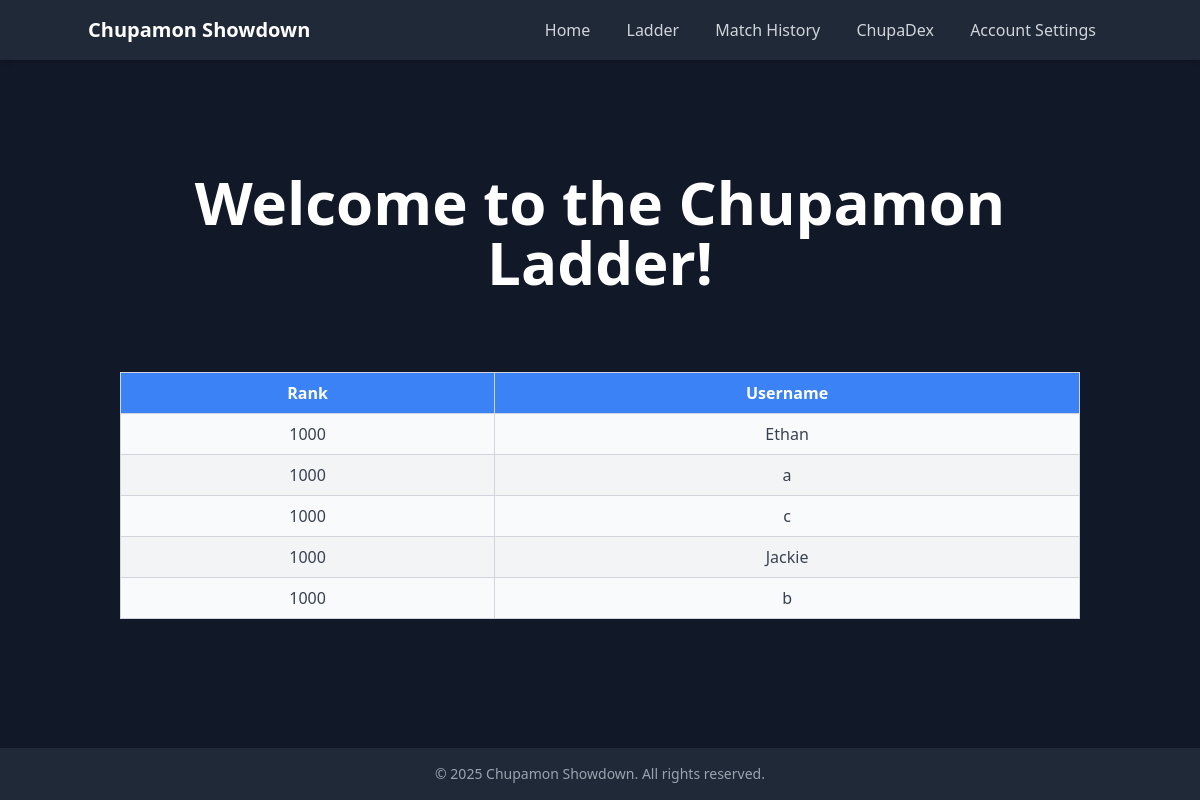
The app's page /ladder, older data.
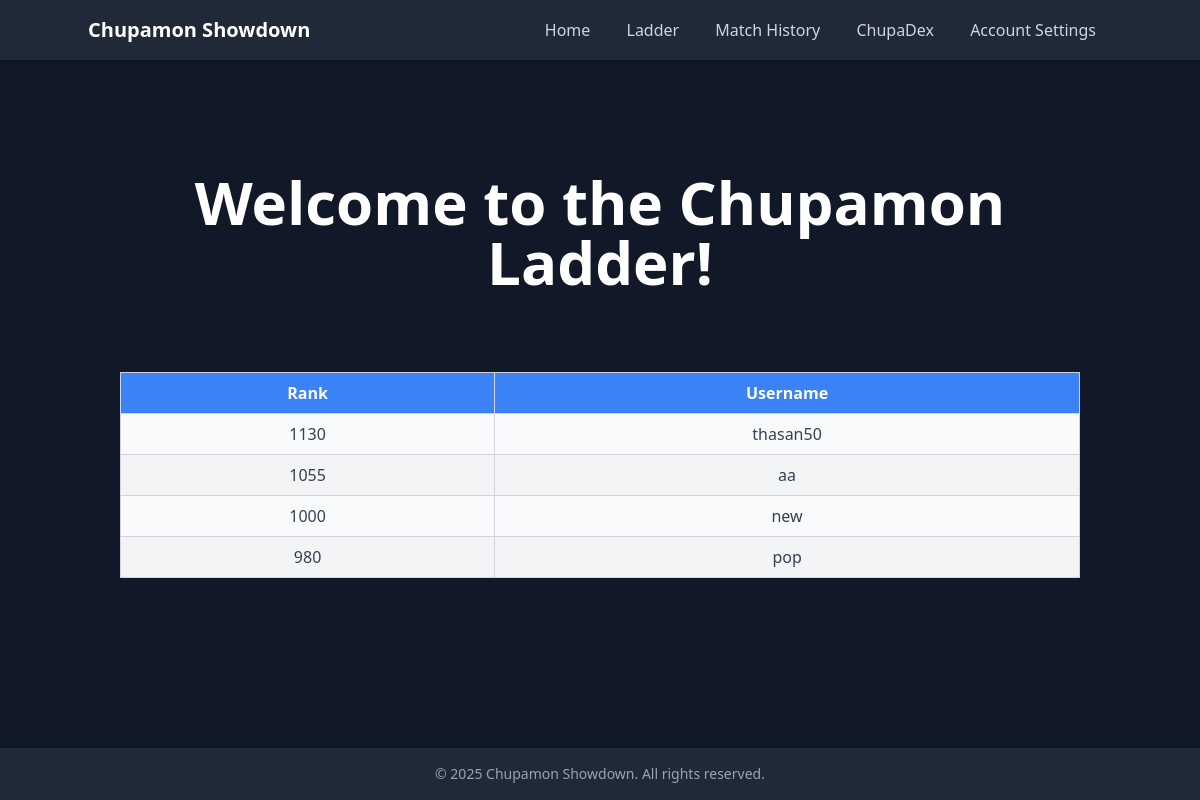
The same page, newer data.
### tables this page shows
CREATE TABLE users (user_id INTEGER PRIMARY KEY AUTOINCREMENT, username TEXT, password TEXT, rank INTEGER, in_game TEXT, created_at TEXT, last_login TEXT);

### __init__.py (the view)
@app.route("/ladder", methods=['GET', 'POST'])
def ladder():
    passValue = 'username' in session
    data = db.getTable("users")
    userData = []
    rankData = []
    for user in data:
        if [user[0], user[1], user[3]] not in userData:
            userData.append([user[0], user[1], user[3]])
            rankData.append(user[3])
    rankData.sort(reverse=True)
    passData = []
    for rank in rankData:
        for count, user in enumerate(userData):
            if rank == user[2]:
                passData.append([user[0],user[1],user[2]])
                userData.pop(count)
    return render_template("ladder.html", user_data = passData, mode = mode, logged_in = passValue)

### db.py (called while the page is built)
def getTable(tableName):
    db = sqlite3.connect(DB_FILE, check_same_thread=False)
    c = db.cursor()
    c.execute("SELECT * from " + tableName)
    a = c.fetchall()
    db.close()
    return a

### templates/ladder.html (shortened to what this page needs)
<!DOCTYPE html>
<html lang="en">
   <head>
      <script src="https://cdn.tailwindcss.com"></script>
   </head>
   {% if mode %}
   <body class="bg-white text-black min-h-screen flex flex-col">
      {% else %}
      <body class="bg-gray-900 text-white min-h-screen flex flex-col">
         {% endif %}
         {% if mode %}
         <header class="bg-gray-300 p-4 shadow-md">
            <div class="container mx-auto flex items-center justify-between">
               <h1 class="text-xl font-bold"><a href="/"> Chupamon Showdown </a> </h1>
               <nav>
                  <a href="/" class="text-gray-700 hover:text-black px-4">Home</a>
                  <a href="/ladder" class="text-gray-700 hover:text-black px-4">Ladder</a>
                  <a href="/history" class="text-gray-700 hover:text-black px-4">Match History</a>
                  <a href="/chupadex" class="text-gray-700 hover:text-black px-4">ChupaDex</a>
                  <button onclick="toggleHidden('settings')" class="text-gray-700 hover:text-black px-4">Account Settings</button>
               </nav>
            </div>
         </header>
         {% else %}
         <header class="bg-gray-800 p-4 shadow-md">
            <div class="container mx-auto flex items-center justify-between">
               <h1 class="text-xl font-bold"><a href="/"> Chupamon Showdown </a> </h1>
               <nav>
                  <a href="/" class="text-gray-300 hover:text-white px-4">Home</a>
                  <a href="/ladder" class="text-gray-300 hover:text-white px-4">Ladder</a>
                  <a href="/history" class="text-gray-300 hover:text-white px-4">Match History</a>
                  <a href="/chupadex" class="text-gray-300 hover:text-white px-4">ChupaDex</a>
                  <button onclick="toggleHidden('settings')" class="text-gray-300 hover:text-white px-4">Account Settings</button>
               </nav>
            </div>
         </header>
         {% endif %}
      <main class="flex-grow container mx-auto p-8">
         <div class="text-center">
            <h2 class="text-6xl font-bold mb-20 mt-20">Welcome to the Chupamon Ladder!</h2>
         </div>
         <table class="w-full table-auto border-collapse border border-gray-200">
            <thead class="bg-blue-500 text-white">
               <tr>
                  <th class="px-4 py-2 border border-gray-300">Rank</th>
                  <th class="px-4 py-2 border border-gray-300">Username</th>
               </tr>
            </thead>
            <tbody id="ranking-body" class="text-gray-700">
               {% for user in user_data %}
               <tr class="odd:bg-gray-50 even:bg-gray-100">
                  <td class="px-4 py-2 text-center border border-gray-300"> {{user[2]}}</td>
                  <td class="px-4 py-2 text-center border border-gray-300">{{user[1]}}</td>
               </tr>
               {% endfor %}
            </tbody>
         </table>
      </main>
      {% if mode %}
      <footer class="bg-gray-300 p-4 text-center">
      <p class="text-gray-700 text-sm">&copy; 2025 Chupamon Showdown. All rights reserved.</p>
      {% else %}
      <footer class="bg-gray-800 p-4 text-center">
         <p class="text-gray-400 text-sm">&copy; 2025 Chupamon Showdown. All rights reserved.</p>
         {% endif %}
      </footer>
   </body>
</html>

Row changes from the older to the newer data that the page shows:
removed users: rank "1000", username "c"
removed users: rank "1000", username "Jackie"
removed users: rank "1000", username "b"
changed users: rank "1000" → "1130"; username "Ethan" → "thasan50"
added users: rank "1055", username "aa"
changed users: username "a" → "new"
added users: rank "980", username "pop"
